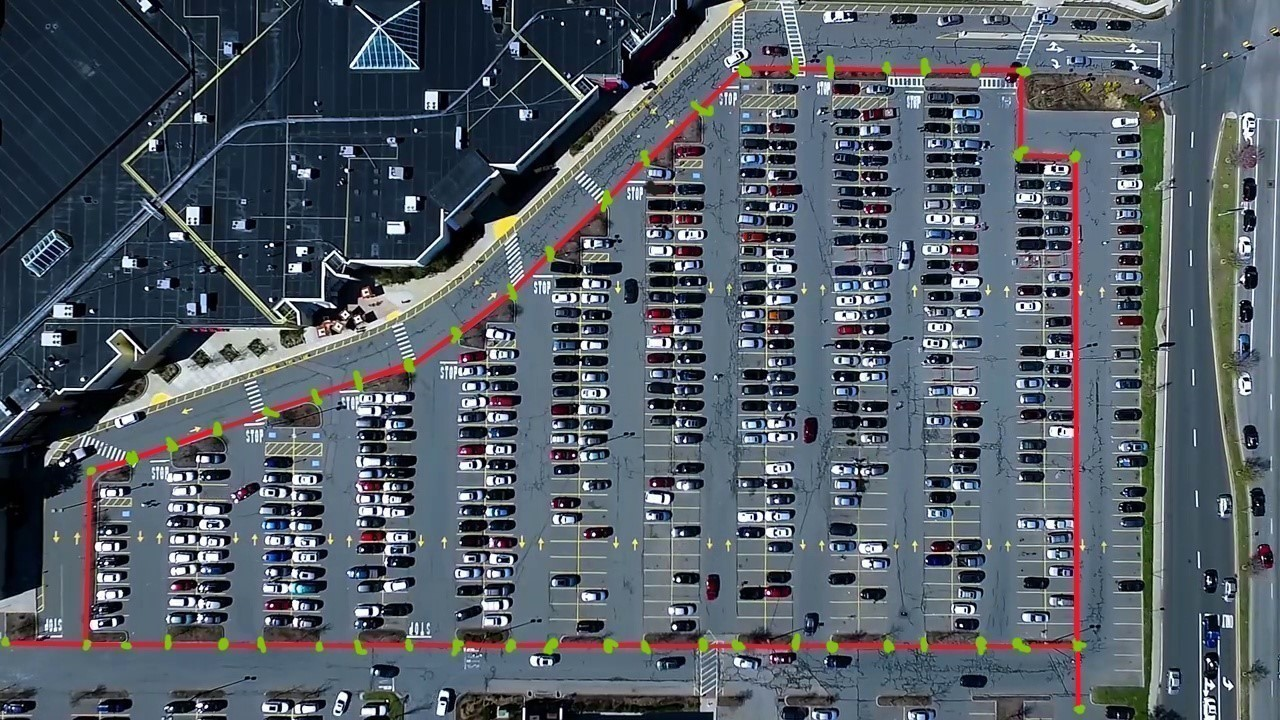
#> input picture saveimg/raw.jpg, 1280 x 720 px, found by its file name; the run also reads 1 picture not shown here
$ python main.py   (older library calls are emulated)
#> lines starting #> are read from the running program, lines starting #| are printed output that depends on the picture; after the words box and inside, x2 and y2 are one past the last pixel; in counts of white or black regions, pixels touching at a corner belong together
### utils.py
import cv2, json, operator
import numpy as np
import matplotlib.pyplot as plt

def imshow(image, cmap=None, title=None):
    fig, ax = plt.subplots(1, 1)
    img = image.copy()

    if cmap == 'gray':
        ax.imshow(img, cmap=cmap)
    else:
        img = cv2.cvtColor(img,cv2.COLOR_BGR2RGB)
        ax.imshow(img)
    ax.axis('off')

    if title:
        ax.set_title(title)
    plt.show()

def support_chinese():
    plt.rcParams['font.sans-serif'] = ['SimHei']  # 指定默认字体
    plt.rcParams['axes.unicode_minus'] = False  # 解决保存图像是负号'-'显示为方块的问题

# 1）二值过滤，将图像mask 2）转灰度图
def binary_filter(image):
    lower = np.uint8([120, 120, 120])
    uper = np.uint8([255, 255, 255])
    binary_mask = cv2.inRange(image, lower, uper)  # 阈值二值化，lower~uper范围内为255，外为0
    mask_out = cv2.bitwise_and(image, image, mask = binary_mask)  # 利用掩膜（mask）进行“与”操作
    binary_img = cv2.cvtColor(mask_out, cv2.COLOR_RGB2GRAY)  # 转灰度图
    print('binary_filter: 1）二值过滤，将图像mask 2）转灰度图')
    imshow(binary_img)
    return binary_img

# 边缘检测,Canny边缘检测
def edge_detection(image):
    lower = 50
    highter = 200  # 最小阈值，最大阈值
    edge_out = cv2.Canny(image, lower, highter)
    print('edge_detection: 边缘检测,Canny边缘检测')
    imshow(edge_out)
    return edge_out

# 霍夫变换，直线检测
def hoff_lines(image):
    # 输入为边缘检测后的结果
    # minLineLength线的最短长度，maxLineGap线间的最大距离（这2参数是判断直线是否符号你所需要求的）
    # rho距离精度，theta角精度，threshold检测一条直线所需最少的曲线交点（这3个参数是找直线的）
    lines = cv2.HoughLinesP(image, rho=0.1, theta=np.pi/10, threshold=15, minLineLength=9, maxLineGap=4)  # 输出所有直线信息
    return lines

# 根据图片特征人为选取车库位置,通过固定的顶点绘制区域
def choose_pake(image):
    rows, cols = image.shape[:2]
    pot1 = [cols*0.05, rows*0.9]
    pot2 = [cols*0.05, rows*0.7]
    pot3 = [cols*0.3, rows*0.55]
    pot4 = [cols*0.6, rows*0.15]
    pot5 = [cols*0.9, rows*0.15]
    pot6 = [cols*0.9, rows*0.9]
    vertice = np.array([[pot1, pot2, pot3, pot4, pot5, pot6]], dtype = np.int32)
    cp_image = image.copy()
    cp_image = cv2.cvtColor(cp_image, cv2.COLOR_GRAY2BGR)  # 灰度转BGR
    for pt in vertice[0]:
        cv2.circle(cp_image, (pt[0], pt[1]), 10, (0, 0, 255), 4)  # 绘制位置,参数（图，图标大小，线粗细，颜色，图标编号）
    print('choose_pake: 根据图片特征人为选取车库位置,通过固定的顶点绘制区域')
    imshow(cp_image)

    mask = np.zeros_like(image)
    if len(mask.shape) == 2:
        cv2.fillPoly(mask, vertice, 255)
        print('choose_pake: 绘制车库mask')
        imshow(mask)
    image_choose_pake = cv2.bitwise_and(image, mask)
    print('choose_pake: 绘制车库最终选取位置结果')
    imshow(image_choose_pake)
    return image_choose_pake

# 直线绘制
def draw_line(image, lines):
    draw_line_image = image.copy()
    cleaned = []  # 用于存储筛选后的直线
    for line in lines:
        for x1,y1,x2,y2 in line:
            if abs(y1-y2) <= 1 and abs(x1-x2) >= 25 and abs(x2-x1) <= 55:
                cleaned.append((x1,y1,x2,y2))
                cv2.line(draw_line_image, (x1, y1), (x2, y2), [0, 0, 255], 2)
    print('过滤后的直线个数', len(cleaned))
    print('hoff_line_draw: 直线绘制')
    imshow(draw_line_image)
    return draw_line_image, cleaned

# 将获取的直线进行分组,对分组绘制矩形
def line_grouping(image, cleaned_lines):
    new_image = image.copy()
    list1 = sorted(cleaned_lines, key=operator.itemgetter(0, 1))  # 将直线排序,[0]位置优先
    clusters = {}  # 定义一个字典，存放每一列的簇
    dindex = 0
    clus_dist = 20  # 簇间距离阈值

    for i in range(len(list1)-1):
        distence = abs(list1[i+1][0] - list1[i][0])
        if distence < clus_dist:
            if not dindex in clusters.keys(): clusters[dindex] = []
            clusters[dindex].append(list1[i])
            clusters[dindex].append(list1[i+1])
        else:
            dindex += 1

    rects = {}
    count = 0
    for key in clusters:
        all_list = clusters[key]
        cleaned = list(set(all_list))  # 去掉重复数据
        if len(cleaned) > 5:
            cleaned = sorted(cleaned, key=lambda tup: tup[1])  # 将直线排序,[1]位置优先,tup包含一条线，即两个点(x1, y1, x2, y2)
            avg_y1 = cleaned[0][1]
            avg_y2 = cleaned[-1][1]
            avg_x1 = 0
            avg_x2 = 0
            for tup in cleaned:
                avg_x1 += tup[0]
                avg_x2 += tup[2]
            avg_x1 = avg_x1/len(cleaned)
            avg_x2 = avg_x2/len(cleaned)
            rects[count] = (avg_x1, avg_y1, avg_x2, avg_y2)
            count += 1
    print('停车位簇数目', len(rects))

    # 绘制停车位矩形
    buff = 7
    for key in rects:
        tup_topleft = (int(rects[key][0] - buff), int(rects[key][1]))
        tup_bottright = (int(rects[key][2] + buff), int(rects[key][3]))
        cv2.rectangle(new_image, tup_topleft, tup_bottright, (0, 255, 0), 3)  # 参数（图片，长方形框左上角坐标, 长方形框右下角坐标， 颜色，粗细）
    print('line_grouping: 将获取的直线进行分组,对分组绘制矩形')
    imshow(new_image)
    return new_image, rects

 # 切割每一个停车位
def draw_seg_line(image, line_group):
    new_image = image.copy()
    gap = 15.5 # 车位间的距离
    stop_dict = {} # 每个车位一个字典位置
    tot_stops = 0 # 停车位总个数

    adj_y1 = {0:20, 1:-10, 2:0, 3:-11, 4:20, 5:5, 6:-15, 7:-15, 8:-10, 9:-30, 10:9, 11:-32}
    adj_y2 = {0:30, 1:23, 2:15, 3:-8, 4:-15, 5:15, 6:15, 7:-20, 8:15, 9:15, 10:0, 11:30}
    adj_x1 = {0:-8, 1:-15, 2:-15, 3:-15, 4:-15, 5:-15, 6:-15, 7:-15, 8:-10, 9:-10, 10:-10, 11:0}
    adj_x2 = {0:0, 1:15, 2:15, 3:15, 4:15, 5:15, 6:15, 7:15, 8:10, 9:10, 10:10, 11:0}
    # 微调
    for key in line_group:
        tup = line_group[key]
        # (x1, y1) 与 (x2, y2) 分别是大矩形左上角和右下角
        x1 = int(tup[0] + adj_x1[key])
        x2 = int(tup[2] + adj_x2[key])
        y1 = int(tup[1] + adj_y1[key])
        y2 = int(tup[3] + adj_y2[key])
        cv2.rectangle(new_image, (x1, y1), (x2, y2), (0, 255, 0), 2)
        num_split = int(abs(y2-y1)//gap)
        for i in range(0, num_split):
            y = int(y1 + gap*i)
            cv2.line(new_image, (x1, y), (x2, y), (0, 255, 0), 2)

        # 统计车位数
        if key > 0 and key < len(line_group)-1:  # 除第一簇和最后一簇，其余簇车位为两列
            x = int((x1 + x2)/2)
            cv2.line(new_image, (x, y1), (x, y2), (0, 255, 0), 2)
        if key == 0 or key == (len(line_group)-1):
            tot_stops += num_split + 1
        else:
            tot_stops += 2*(num_split + 1)

        # 车位与字典逐一对应
        """
            字典里记录的都是每个车位的左下角和右上角
            最后一个值：
                0: 表示标志点在左边
                1: 表示标志点在右边
        """
        if key == 0 or key == (len(line_group)-1):
            for i in range(0, num_split+1):
                cur_len = len(stop_dict)
                y = int(y1 + gap*i)
                if(key == 0):
                    stop_dict[(x1, y+gap, x2, y, 1)] = cur_len + 1
                else:
                    stop_dict[(x1, y+gap, x2, y, 0)] = cur_len + 1
        else:
            for i in range(0, num_split+1):
                cur_len = len(stop_dict)
                y = int(y1 + gap*i)
                x = int((x1 + x2)/2)
                stop_dict[(x1, y+gap, x, y, 0)] = cur_len + 1
                stop_dict[(x, y+gap, x2, y, 1)] = cur_len + 2
    print('车位数:', tot_stops)
    print('draw_seg_line: 划分出每个车位')
    imshow(new_image)
    # cv2.imwrite('seg_line_image.jpg', new_image)
    return new_image, stop_dict

### main.py
import cv2, json, os
import numpy as np
from utils import *
from model.Nodes import *
support_chinese()


"""
1. 得到所有道路转折点的坐标
2. 得到所有停车位标志点的坐标
3. 得到点与点之间的边
"""

def GetRoadPts():
    # 读取图像
    image = cv2.imread('./saveImg/raw.jpg')
#> image is the input picture: shape (720, 1280, 3); mean B, G, R 101.8, 92.1, 83.6

    # 将图像转换为HSV颜色空间
    hsv = cv2.cvtColor(image, cv2.COLOR_BGR2HSV)

    # 定义绿色的HSV范围
    lower_green = np.array([35, 100, 100])
    upper_green = np.array([85, 255, 255])

    # 根据阈值创建掩膜
    mask = cv2.inRange(hsv, lower_green, upper_green)
    height, width = mask.shape

    # 寻找连通块
    connectivity = 4  # 或8，具体根据你的需求来确定
    output = cv2.connectedComponentsWithStats(mask, connectivity, cv2.CV_32S)

    imshow(mask, title="匹配绿色点")

    # 获取连通块属性
    num_labels = output[0]
#> num_labels = 151
    labels = output[1]
    stats = output[2]
#> stats = 151 rows, first 6: [0, 0, 1280, 720, 914746], [791, 57, 9, 18, 99], [826, 56, 8, 23, 151], [920, 58, 11, 18, 144], [882, 61, 9, 14, 82], [737, 62, 14, 15, 139]
    centroids = output[3]
#> centroids = 151 pairs, first value 3.97 to 1245, second value 65.64 to 709.3

    # print(stats[:, -1])

    threshold = 5

    for label in range(1, output[0]):
        if stats[label, cv2.CC_STAT_AREA] < threshold:
            # 如果连通块的像素点数小于阈值，则将对应像素赋值为 0
            labels[labels == label] = 0
    new_mask = np.where(labels > 0, 255, labels).astype(np.uint8)

    imshow(new_mask, title="去除噪声连通块")

    List = []
    th_right = 1100

    # 去除图片中右边的绿植
    for y in range(height):
        for x in range(width):
            if x > th_right:
                new_mask[y, x] = 0  # 将对应位置的像素标签设为 0，即赋值为黑色
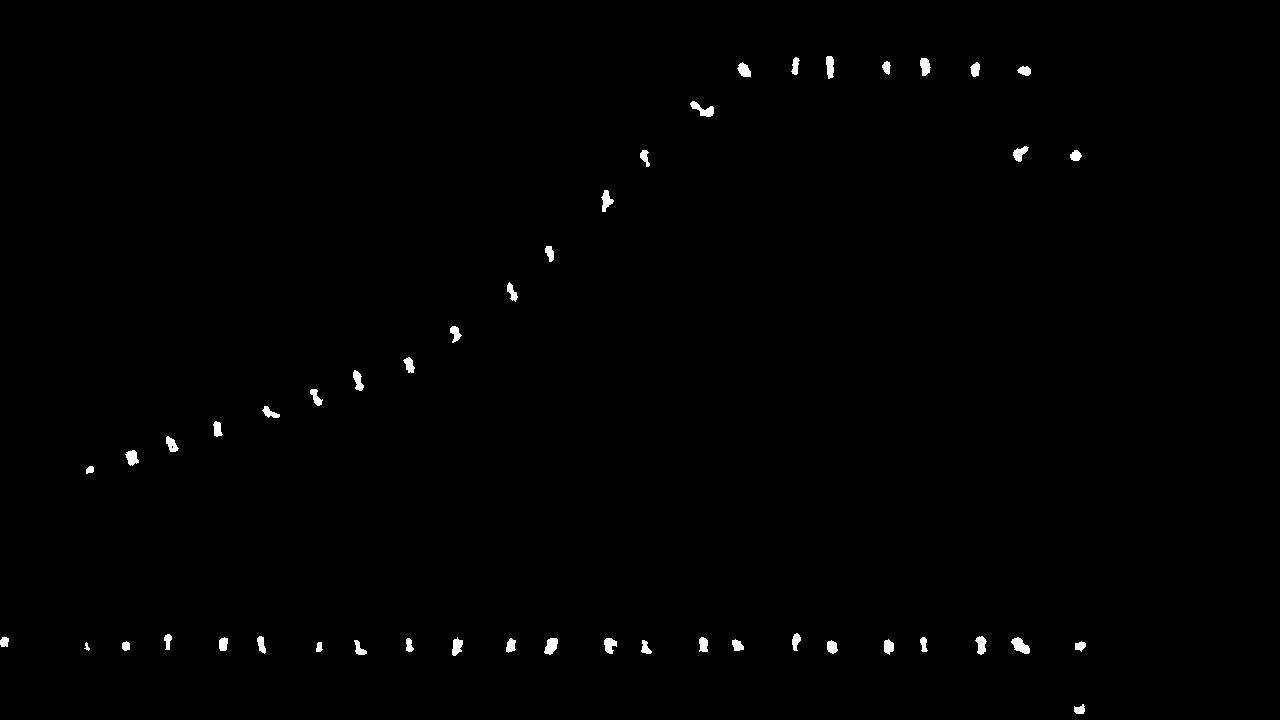
#> new_mask: shape (720, 1280); 0.56% white; 47 white regions, largest, box (x1, y1, x2, y2) and area: (1011, 637, 1030, 654) 190, (690, 101, 714, 117) 181, (544, 638, 558, 655) 166

    imshow(new_mask, title="去除绿植")

    # 重新获得上图的连通块
    new_output = cv2.connectedComponentsWithStats(new_mask, connectivity, cv2.CV_32S)
    print(len(new_output[3]))
#| 48

    # 写入json文件
    data = {}
    with open('./config/data_road.json', 'w') as f:
        data['cnt'] = len(new_output[3])

        res = [{"x": x, "y": y, "is_entrance": 0, "is_empty": 0, "id" : None,
                    "is_parking": 0, "direction": 0}
            for x, y in new_output[3]]
#> res = 48 items
        # 特判两个入口
        # 一个入口靠最左边，一个靠最下边
        # x < 4.66 or y > 708
        for dict in res :
            if dict['x'] < 4.66 or dict['y'] > 708:
                dict['is_entrance'] = 1
#> this loop made 48 passes

        json.dump(res, f, indent=4)
    with open('./config/settings.json', 'w') as f:
        json.dump(data, f, indent=4)

def GetCarPts():
    # 使用matplotlib显示（rgb）图像，(注意，cv2读取的图片为bgr格式)
    img_bgr = cv2.imread('saveImg/scene1380.jpg')
    print(img_bgr.shape)
#| (720, 1280, 3)
    imshow(img_bgr)
    image = img_bgr.copy()

    binary_img = binary_filter(image)  # 1）二值过滤，将图像mask 2）转灰度图
    edge_out = edge_detection(binary_img)  # 边缘检测,Canny边缘检测
    image_choose_pake = choose_pake(edge_out)  # 根据图片特征人为选取车库位置,通过固定的顶点绘制区域
    lines = hoff_lines(image_choose_pake)  # 霍夫变换，直线检测
#> in hoff_lines, `lines = cv2.HoughLinesP(image, rho=0.1, theta=np.pi/10, threshold=15, ..`: lines = 2158 rows, first 6: [737, 555, 793, 555], [181, 479, 201, 479], [229, 500, 245, 500], [1012, 467, 1090, 467], [739, 491, 791, 491], [301, 540, 315, 540]
    draw_line_image, cleaned_lines = draw_line(image, lines)  # 绘制直线
#> the loop in draw_line, `for line in lines:` made 2158 passes
#> after the loop in draw_line, `for line in lines:`: cleaned = 579 items, first 6: (739, 491, 791, 491), (99, 569, 129, 569), (550, 571, 604, 571), (832, 587, 887, 587), (547, 441, 578, 441), (738, 600, 787, 600)
#| 过滤后的直线个数 579
#> cleaned_lines has the same summary as cleaned in draw_line
    line_group_image, line_group = line_grouping(image, cleaned_lines)
#> in line_grouping, `list1 = sorted(cleaned_lines, key=operator.itemgetter(0, 1))`: list1 = 579 items, first 6: (94, 585, 127, 585), (96, 583, 129, 583), (99, 569, 129, 569), (100, 499, 129, 499), (105, 502, 130, 502), (105, 503, 132, 503)
#> the loop in line_grouping, `for i in range(len(list1)-1):` made 578 passes
#> distence on passes 1 to 4: 2, 3, 1, 5
#> after the loop in line_grouping, `for i in range(len(list1)-1):`: clusters = 13 items; dindex = 12
#> the loop in line_grouping, `for key in clusters:` made 13 passes
#> (avg_y1, avg_y2, avg_x1, avg_x2) on passes 1 to 4: (499, 585, 99.83, 129.3), (483, 606, 182, 214.5), (426, 615, 275.8, 309.5), (402, 637, 366, 401.7)
#> after the loop in line_grouping, `for key in clusters:`: avg_x1 = 1111.2; avg_x2 = 1140.2; avg_y1 = 162; avg_y2 = 640; count = 12; rects = 12 items
#| 停车位簇数目 12
#> the loop in line_grouping, `for key in rects:` made 12 passes
#> (tup_topleft, tup_bottright) on passes 1 to 4: ((92, 499), (136, 585)), ((175, 483), (221, 606)), ((268, 426), (316, 615)), ((358, 402), (408, 637))
#> line_group = 12 items
    seg_line_image, stop_dict = draw_seg_line(image, line_group)  # 切割每一个停车位
#> the loop in draw_seg_line, `for key in line_group:` made 12 passes
#> (tup, x1, x2, y1, y2, num_split, tot_stops) on passes 2 to 5: ((182, 483, 214.5, 606), 167, 229, 473, 629, 10, 29), ((275.8, 426, 309.5, 615), 260, 324, 426, 630, 13, 57), ((366, 402, 401.7, 637), 350, 416, 391, 629, 15, 89), ((465, 322, 500, 644), 450, 514, 342, 629, 18, 127)
#> after the loop in draw_seg_line, `for key in line_group:`:
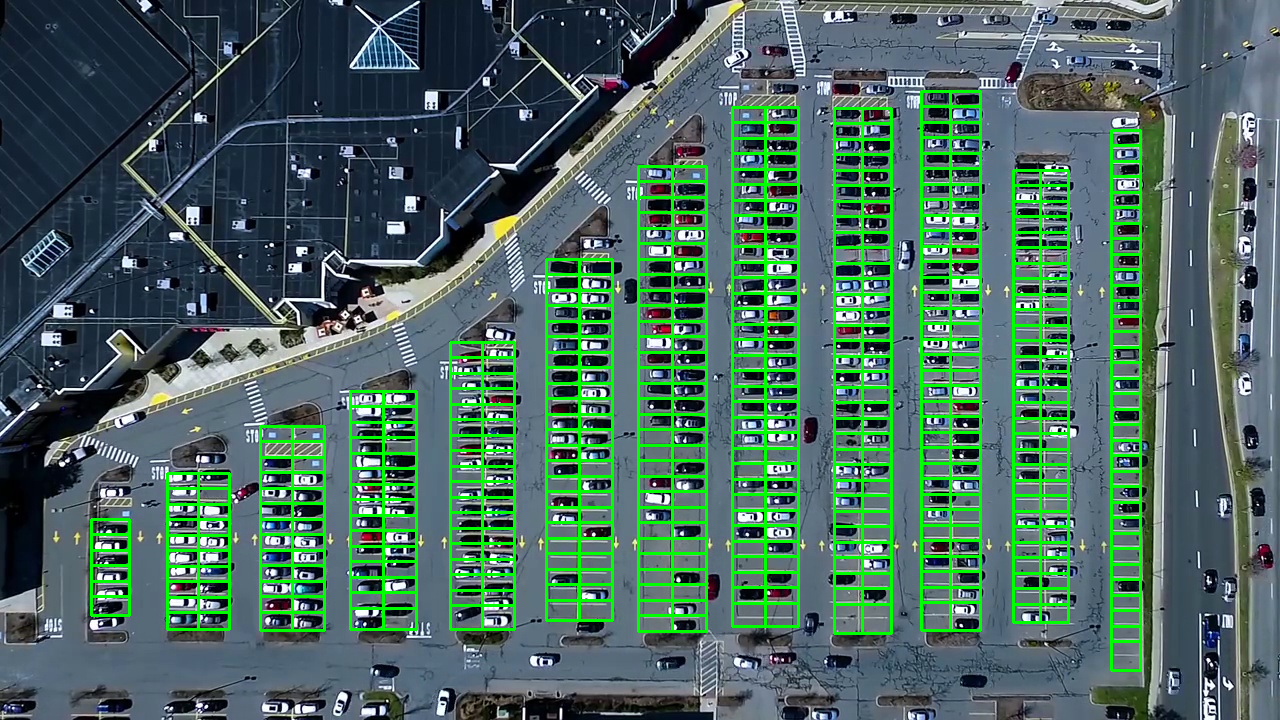
#> new_image: shape (720, 1280, 3); mean B, G, R 93.5, 106.2, 72.5
#> after the loop in draw_seg_line, `for key in line_group:`: stop_dict = 538 items; tot_stops = 538
#| 车位数: 538
#> stop_dict = 538 items
    gap = 15.5
    total= []
    img = img_bgr.copy()
    for x1, y1, x2, y2, key in stop_dict.keys():
        x, y = 0, 0
        if key == 1:
            # 标志点在右侧，则取矩形右上角坐标代表该个车位
            x = x2
            y = int(y2)
            cv2.circle(img, (x2, int(y2)), 3, (0, 0, 255), 2)
        else:
            # 标志点在左侧，则取矩形左上角坐标代表该个车位
            x = x1
            y = int(y1 - gap)
            cv2.circle(img, (x1, int(y1 - gap)), 3, (0, 0, 255), 2)
        total.append({"x": x, "y": y, "is_entrance": 0, "is_empty": 1, "id" : None,
                    "is_parking": 1, "direction": key, "x1": x1, "y1": y1, "x2": x2, "y2": y2})
#> this loop made 538 passes
#> (x1, y1, x2, y2, key, x, y) on passes 1 to 4: (91, 534.5, 129, 519, 1, 129, 519), (91, 549.5, 129, 534, 1, 129, 534), (91, 565.5, 129, 550, 1, 129, 550), (91, 580.5, 129, 565, 1, 129, 565)
        # 绘制位置,参数（图，图标大小，线粗细，颜色，图标编号）
    imshow(img)
    # 添加到文件
    with open('./config/settings.json', 'r') as f:
        data = json.load(f)
    with open('./config/data_lot.json', 'w') as f:
        data['cnt'] += len(total)
        json.dump(total, f, indent=4)
    with open('./config/settings.json', 'w') as f:
        json.dump(data, f, indent=4)

def GetEdge():
    # 读取图像
    img = cv2.imread('./saveImg/raw.jpg')

    # 转换为 HSV 颜色空间
    hsv_img = cv2.cvtColor(img, cv2.COLOR_BGR2HSV)

    red_lower1 = np.array([0, 70, 50])
    red_upper1 = np.array([10, 255, 255])
    red_lower2 = np.array([170, 70, 50])
    red_upper2 = np.array([180, 255, 255])

    mask1 = cv2.inRange(hsv_img, red_lower1, red_upper1)
    mask2 = cv2.inRange(hsv_img, red_lower2, red_upper2)
    red_mask = mask1 + mask2

    # 使用形态学操作去除噪点
    kernel = cv2.getStructuringElement(cv2.MORPH_RECT, (5, 5))
    red_mask = cv2.morphologyEx(red_mask, cv2.MORPH_OPEN, kernel)

    imshow(red_mask)

    rows, cols = red_mask.shape[:2]
    pot1 = [cols*0.2, rows*0.8]
    pot2 = [cols*0.2, rows*0.7]
    pot3 = [cols*0.34, rows*0.60]
    pot4 = [cols*0.57, rows*0.15]
    pot5 = [cols*0.8, rows*0.25]
    pot6 = [cols*0.8, rows*0.7]
    vertice = np.array([[pot1, pot2, pot3, pot4, pot5, pot6]], dtype = np.int32)
    cp_image = red_mask.copy()
    cp_image = cv2.cvtColor(cp_image, cv2.COLOR_GRAY2BGR)  # 灰度转BGR
    for pt in vertice[0]:
        cv2.circle(cp_image, (pt[0], pt[1]), 10, (0, 0, 255), 4)
        # 绘制位置,参数（图，图标大小，线粗细，颜色，图标编号）
    print('choose_pake: 根据图片特征人为选取车库位置,通过固定的顶点绘制区域')
    imshow(cp_image)

    mask = np.ones_like(red_mask)
    if len(mask.shape) == 2:
        cv2.fillPoly(mask, vertice, 0)
        print('choose_pake: 绘制车库mask')
        imshow(mask)
    image_choose_pake = cv2.multiply(cv2.bitwise_and(red_mask, mask), 255)
    imshow(image_choose_pake)

    image = image_choose_pake.copy()
    imshow(image)
    # 寻找轮廓
    contours, _ = cv2.findContours(image, cv2.RETR_LIST, cv2.CHAIN_APPROX_NONE)

    # 找到所有连通分量的最左下方和最右上方的点
    components = []
    for contour in contours:
        left = min(contour[:, 0, 0])
        right = max(contour[:, 0, 0])
        bottom = min(contour[:, 0, 1])
        top = max(contour[:, 0, 1])

        components.append([[left, top], [right, bottom]])
#> this loop made 47 passes
    result = cv2.cvtColor(image, cv2.COLOR_GRAY2BGR)
    # 输出每个连通分量的最左下方和最右上方的点
    for i, (c1, c2) in enumerate(components):
        cv2.circle(result, c1, 5, (0, 0, 255), -1)
        cv2.circle(result, c2, 5, (0, 255, 0), -1)
#> this loop made 47 passes
#> (c1, c2) on passes 1 to 4: ([1075, 704], [1081, 652]), ([988, 649], [1010, 643]), ([895, 649], [919, 643]), ([801, 648], [824, 643])
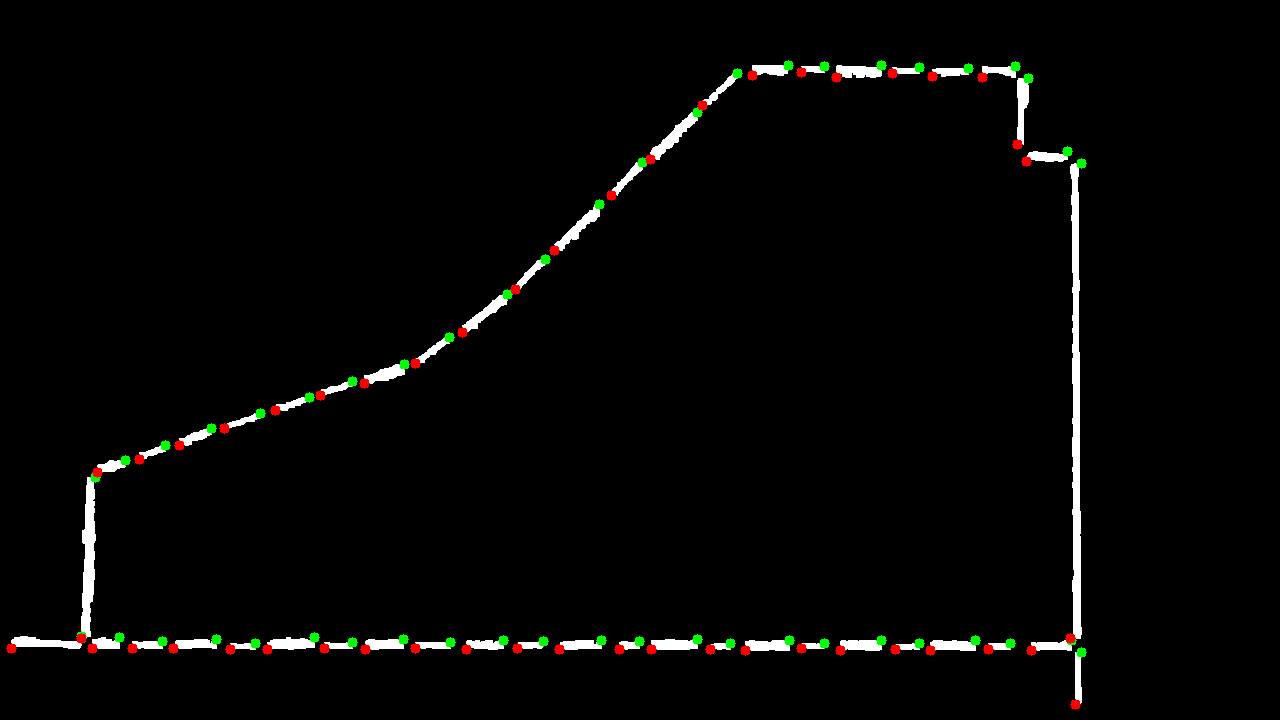
#> result: shape (720, 1280, 3); mean B, G, R 4.9, 5.9, 5.9
    imshow(result)
#> (the run stopped early here; a loop or call above may not have finished)
